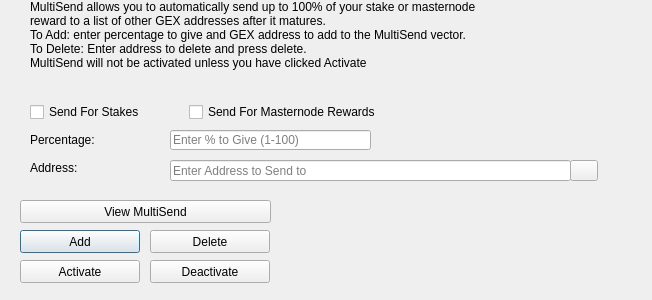
<?xml version="1.0" encoding="UTF-8"?>
<ui version="4.0">
 <class>MultiSendDialog</class>
 <widget class="QDialog" name="MultiSendDialog">
  <property name="windowModality">
   <enum>Qt::NonModal</enum>
  </property>
  <property name="geometry">
   <rect>
    <x>0</x>
    <y>0</y>
    <width>652</width>
    <height>300</height>
   </rect>
  </property>
  <property name="windowTitle">
   <string>MultiSend</string>
  </property>
  <widget class="QLineEdit" name="multiSendPercentEdit">
   <property name="geometry">
    <rect>
     <x>170</x>
     <y>130</y>
     <width>201</width>
     <height>20</height>
    </rect>
   </property>
   <property name="toolTip">
    <string>Enter whole numbers 1 - 100</string>
   </property>
   <property name="placeholderText">
    <string>Enter % to Give (1-100)</string>
   </property>
  </widget>
  <widget class="QLineEdit" name="multiSendAddressEdit">
   <property name="geometry">
    <rect>
     <x>170</x>
     <y>160</y>
     <width>401</width>
     <height>21</height>
    </rect>
   </property>
   <property name="toolTip">
    <string/>
   </property>
   <property name="placeholderText">
    <string>Enter Address to Send to</string>
   </property>
  </widget>
  <widget class="QLabel" name="label_2">
   <property name="geometry">
    <rect>
     <x>30</x>
     <y>0</y>
     <width>451</width>
     <height>121</height>
    </rect>
   </property>
   <property name="lineWidth">
    <number>1</number>
   </property>
   <property name="text">
    <string>MultiSend allows you to automatically send up to 100% of your stake or masternode reward to a list of other GEX addresses after it matures.
To Add: enter percentage to give and GEX address to add to the MultiSend vector.
To Delete: Enter address to delete and press delete.
MultiSend will not be activated unless you have clicked Activate</string>
   </property>
   <property name="alignment">
    <set>Qt::AlignLeading|Qt::AlignLeft|Qt::AlignTop</set>
   </property>
   <property name="wordWrap">
    <bool>true</bool>
   </property>
  </widget>
  <widget class="QLabel" name="message">
   <property name="geometry">
    <rect>
     <x>290</x>
     <y>200</y>
     <width>351</width>
     <height>91</height>
    </rect>
   </property>
   <property name="text">
    <string/>
   </property>
  </widget>
  <widget class="QPushButton" name="addButton">
   <property name="geometry">
    <rect>
     <x>20</x>
     <y>230</y>
     <width>120</width>
     <height>23</height>
    </rect>
   </property>
   <property name="toolTip">
    <string/>
   </property>
   <property name="statusTip">
    <string>Add to MultiSend Vector</string>
   </property>
   <property name="text">
    <string>Add</string>
   </property>
  </widget>
  <widget class="QPushButton" name="disableButton">
   <property name="geometry">
    <rect>
     <x>150</x>
     <y>260</y>
     <width>120</width>
     <height>23</height>
    </rect>
   </property>
   <property name="statusTip">
    <string>Deactivate MultiSend</string>
   </property>
   <property name="text">
    <string>Deactivate</string>
   </property>
  </widget>
  <widget class="QPushButton" name="addressBookButton">
   <property name="geometry">
    <rect>
     <x>570</x>
     <y>160</y>
     <width>28</width>
     <height>21</height>
    </rect>
   </property>
   <property name="toolTip">
    <string>Choose an address from the address book</string>
   </property>
   <property name="text">
    <string/>
   </property>
   <property name="icon">
    <iconset resource="../gex.qrc">
     <normaloff>:/icons/address-book</normaloff>:/icons/address-book</iconset>
   </property>
   <property name="shortcut">
    <string>Alt+A</string>
   </property>
   <property name="autoDefault">
    <bool>false</bool>
   </property>
  </widget>
  <widget class="QLabel" name="label">
   <property name="geometry">
    <rect>
     <x>30</x>
     <y>130</y>
     <width>121</width>
     <height>20</height>
    </rect>
   </property>
   <property name="toolTip">
    <string>Percentage of stake to send</string>
   </property>
   <property name="text">
    <string>Percentage:</string>
   </property>
  </widget>
  <widget class="QLabel" name="label_5">
   <property name="geometry">
    <rect>
     <x>30</x>
     <y>160</y>
     <width>111</width>
     <height>16</height>
    </rect>
   </property>
   <property name="toolTip">
    <string>Address to send portion of stake to</string>
   </property>
   <property name="text">
    <string>Address:</string>
   </property>
  </widget>
  <widget class="QPushButton" name="deleteButton">
   <property name="geometry">
    <rect>
     <x>150</x>
     <y>230</y>
     <width>120</width>
     <height>23</height>
    </rect>
   </property>
   <property name="toolTip">
    <string/>
   </property>
   <property name="statusTip">
    <string>Delete Address From MultiSend Vector</string>
   </property>
   <property name="text">
    <string>Delete</string>
   </property>
  </widget>
  <widget class="QPushButton" name="activateButton">
   <property name="geometry">
    <rect>
     <x>20</x>
     <y>260</y>
     <width>120</width>
     <height>23</height>
    </rect>
   </property>
   <property name="statusTip">
    <string>Activate MultiSend</string>
   </property>
   <property name="text">
    <string>Activate</string>
   </property>
  </widget>
  <widget class="QPushButton" name="viewButton">
   <property name="geometry">
    <rect>
     <x>20</x>
     <y>200</y>
     <width>251</width>
     <height>23</height>
    </rect>
   </property>
   <property name="toolTip">
    <string/>
   </property>
   <property name="statusTip">
    <string>View MultiSend Vector</string>
   </property>
   <property name="text">
    <string>View MultiSend</string>
   </property>
  </widget>
  <widget class="QWidget" name="horizontalLayoutWidget">
   <property name="geometry">
    <rect>
     <x>30</x>
     <y>100</y>
     <width>351</width>
     <height>24</height>
    </rect>
   </property>
   <layout class="QHBoxLayout" name="horizontalLayout">
    <item>
     <widget class="QCheckBox" name="multiSendStakeCheckBox">
      <property name="text">
       <string>Send For Stakes</string>
      </property>
     </widget>
    </item>
    <item>
     <widget class="QCheckBox" name="multiSendMasternodeCheckBox">
      <property name="text">
       <string>Send For Masternode Rewards</string>
      </property>
     </widget>
    </item>
   </layout>
  </widget>
 </widget>
 <resources>
  <include location="../gex.qrc"/>
 </resources>
 <connections/>
</ui>
